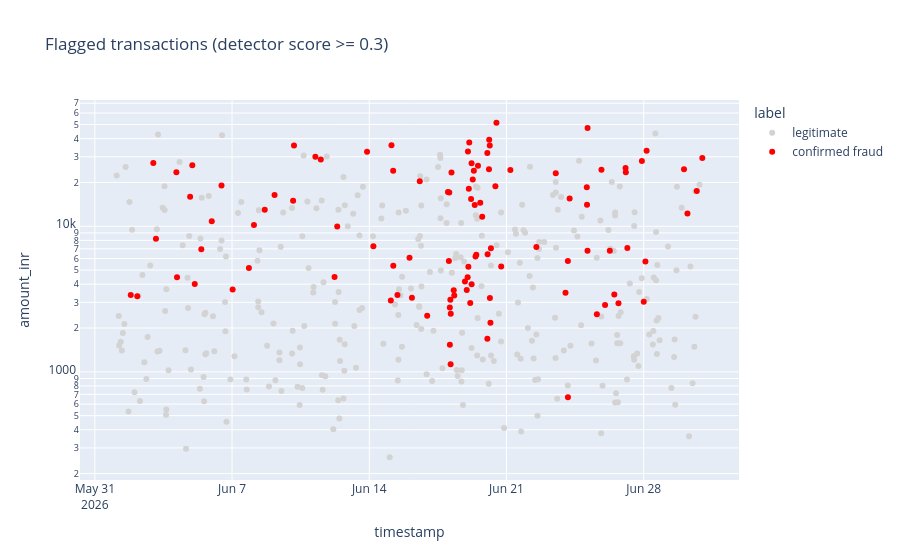
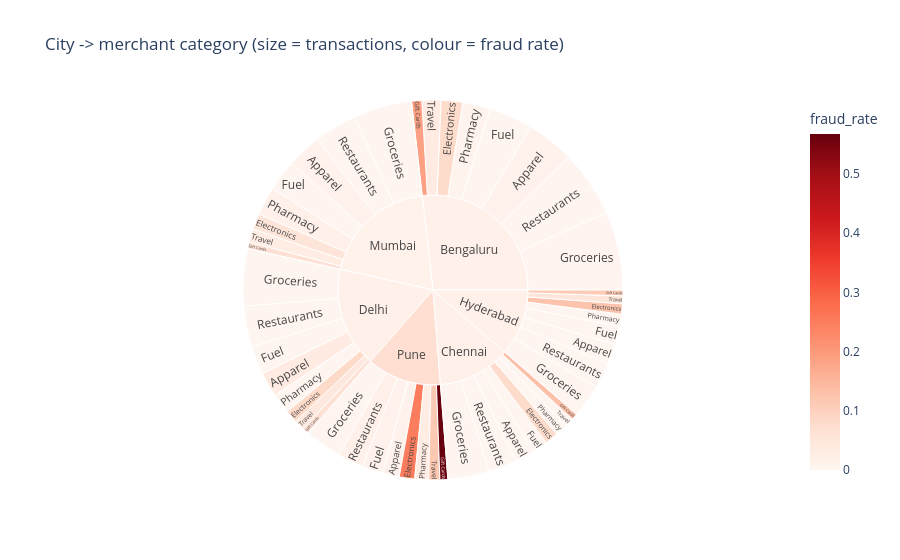

The notebook cell these images were saved under, in order:
### Markdown cell above
## Task 5 — An Interactive Tool for the Investigators (Request #5)

**Real-world usage:** Investigators triage flagged cases themselves with zoom, filter and hover-for-details.

**Why this technique:** **Details-on-demand / tooltips** (Slides 22–23), **dynamic queries** (Slide 15) and **drill-down**
(Slide 24) — Shneiderman's mantra as an actual tool.

**TODO:**
1. Interactive scatter (plotly) of all transactions with `detector_score >= 0.3`: x = timestamp, y = amount (log),
   colour = `label`, with a tooltip showing txn_id, customer, city, category, distance and score. Set `dragmode="select"`.
2. Interactive **sunburst** for drill-down: city → merchant category, sized by transaction count, coloured by fraud rate.

### Code cell
# TODO 1
flagged = tx[tx.detector_score >= 0.3].copy()
fig1 = px.scatter(flagged, x="timestamp", y="amount_inr", log_y=True, color="label",
                  color_discrete_map={"confirmed fraud": "red", "legitimate": "lightgrey"},
                  hover_data=["txn_id", "customer_id", "city", "merchant_category", "distance_from_home_km", "detector_score"],
                  title="Flagged transactions (detector score >= 0.3)")
fig1.update_layout(dragmode="select")
fig1.show()

# TODO 2
sb = tx.groupby(["city", "merchant_category"]).agg(n=("txn_id", "size"), fraud_rate=("is_fraud", "mean")).reset_index()
fig2 = px.sunburst(sb, path=["city", "merchant_category"], values="n", color="fraud_rate", color_continuous_scale="Reds",
                   title="City -> merchant category (size = transactions, colour = fraud rate)")
fig2.show()

### Figure 1 — Plotly figure (JSON) as saved in the notebook; plotly's stock layout.template omitted (floating-point values rounded to 4 significant figures; data arrays with more than 128 entries replaced by an {"elided": "..."} marker saying what was removed)
{"data": [{"customdata": {"elided": "297x6 mixed values"}, "hovertemplate": "label=legitimate<br>timestamp=%{x}<br>amount_inr=%{y}<br>txn_id=%{customdata[0]}<br>customer_id=%{customdata[1]}<br>city=%{customdata[2]}<br>merchant_category=%{customdata[3]}<br>distance_from_home_km=%{customdata[4]}<br>detector_score=%{customdata[5]}<extra></extra>", "legendgroup": "legitimate", "marker": {"color": "lightgrey", "symbol": "circle"}, "mode": "markers", "name": "legitimate", "orientation": "v", "showlegend": true, "type": "scatter", "x": {"elided": "297 str values"}, "xaxis": "x", "y": {"elided": "297 float values"}, "yaxis": "y"}, {"customdata": {"elided": "104x6 mixed values"}, "hovertemplate": "label=confirmed fraud<br>timestamp=%{x}<br>amount_inr=%{y}<br>txn_id=%{customdata[0]}<br>customer_id=%{customdata[1]}<br>city=%{customdata[2]}<br>merchant_category=%{customdata[3]}<br>distance_from_home_km=%{customdata[4]}<br>detector_score=%{customdata[5]}<extra></extra>", "legendgroup": "confirmed fraud", "marker": {"color": "red", "symbol": "circle"}, "mode": "markers", "name": "confirmed fraud", "orientation": "v", "showlegend": true, "type": "scatter", "x": ["2026-06-01T19:58:00.000000", "2026-06-02T04:00:00.000000", "2026-06-02T23:35:00.000000", "2026-06-03T02:50:00.000000", "2026-06-04T03:50:00.000000", "2026-06-04T04:37:00.000000", "2026-06-04T20:39:00.000000", "2026-06-04T23:20:00.000000", "2026-06-05T02:20:00.000000", "2026-06-05T10:21:00.000000", "2026-06-05T23:08:00.000000", "2026-06-06T11:04:00.000000", "2026-06-07T00:43:00.000000", "2026-06-07T20:38:00.000000", "2026-06-08T02:48:00.000000", "2026-06-08T16:02:00.000000", "2026-06-09T04:02:00.000000", "2026-06-10T02:44:00.000000", "2026-06-10T03:50:00.000000", "2026-06-11T06:01:00.000000", "2026-06-11T12:38:00.000000", "2026-06-12T05:28:00.000000", "2026-06-12T08:46:00.000000", "2026-06-13T21:16:00.000000", "2026-06-14T05:02:00.000000", "2026-06-15T02:22:00.000000", "2026-06-15T03:10:00.000000", "2026-06-15T05:24:00.000000", "2026-06-15T05:14:00.000000", "2026-06-15T10:29:00.000000", "2026-06-16T01:16:00.000000", "2026-06-16T04:13:00.000000", "2026-06-16T13:50:00.000000", "2026-06-16T22:54:00.000000", "2026-06-18T00:19:00.000000", "2026-06-18T01:55:00.000000", "2026-06-18T01:28:00.000000", "2026-06-18T02:37:00.000000", "2026-06-18T02:40:00.000000", "2026-06-18T03:45:00.000000", "2026-06-18T03:16:00.000000", "2026-06-18T03:36:00.000000", "2026-06-18T04:39:00.000000", "2026-06-18T07:24:00.000000", "2026-06-18T08:02:00.000000", "2026-06-18T21:07:00.000000", "2026-06-18T23:20:00.000000", "2026-06-19T00:47:00.000000", "2026-06-19T00:25:00.000000", "2026-06-19T01:53:00.000000", "2026-06-19T01:19:00.000000", "2026-06-19T02:26:00.000000", "2026-06-19T03:35:00.000000", "2026-06-19T04:38:00.000000", "2026-06-19T05:17:00.000000", "2026-06-19T05:13:00.000000", "2026-06-19T06:41:00.000000", "2026-06-19T08:02:00.000000", "2026-06-19T09:08:00.000000", "2026-06-19T10:04:00.000000", "2026-06-19T11:01:00.000000", "2026-06-19T13:04:00.000000", "2026-06-19T15:52:00.000000", "2026-06-19T18:14:00.000000", "2026-06-20T00:35:00.000000", "2026-06-20T00:32:00.000000", "2026-06-20T00:53:00.000000", "2026-06-20T02:33:00.000000", "2026-06-20T02:49:00.000000", "2026-06-20T03:41:00.000000", "2026-06-20T03:32:00.000000", "2026-06-20T04:21:00.000000", "2026-06-20T04:55:00.000000", "2026-06-20T10:24:00.000000", "2026-06-20T11:41:00.000000", "2026-06-20T17:29:00.000000", "2026-06-21T04:44:00.000000", "2026-06-22T12:34:00.000000", "2026-06-23T12:18:00.000000", "2026-06-24T00:14:00.000000", "2026-06-24T03:13:00.000000", "2026-06-24T03:09:00.000000", "2026-06-24T05:16:00.000000", "2026-06-25T02:18:00.000000", "2026-06-25T02:35:00.000000", "2026-06-25T03:16:00.000000", "2026-06-25T03:10:00.000000", "2026-06-25T14:37:00.000000", "2026-06-25T20:14:00.000000", "2026-06-26T00:41:00.000000", "2026-06-26T06:30:00.000000", "2026-06-26T11:59:00.000000", "2026-06-26T17:05:00.000000", "2026-06-27T01:45:00.000000", "2026-06-27T02:06:00.000000", "2026-06-27T03:57:00.000000", "2026-06-27T21:46:00.000000", "2026-06-28T00:02:00.000000", "2026-06-28T02:05:00.000000", "2026-06-28T03:32:00.000000", "2026-06-30T01:21:00.000000", "2026-06-30T05:32:00.000000", "2026-06-30T16:57:00.000000", "2026-06-30T23:43:00.000000"], "xaxis": "x", "y": [3369.0, 3309.0, 27170.0, 8198.0, 23460.0, 4462.0, 15920.0, 26220.0, 4015.0, 6960.0, 10830.0, 19060.0, 3682.0, 5160.0, 10220.0, 12970.0, 16400.0, 14980.0, 35900.0, 30060.0, 28720.0, 4474.0, 9949.0, 32550.0, 7277.0, 3087.0, 36030.0, 5347.0, 24060.0, 3368.0, 6090.0, 3227.0, 20360.0, 2430.0, 17180.0, 17050.0, 5772.0, 2771.0, 1535.0, 2505.0, 3126.0, 1126.0, 23420.0, 3630.0, 3339.0, 4182.0, 3649.0, 32690.0, 4465.0, 18120.0, 5278.0, 37680.0, 2976.0, 15420.0, 3996.0, 27060.0, 20980.0, 24100.0, 14010.0, 6209.0, 6379.0, 26010.0, 14520.0, 11610.0, 1689.0, 31880.0, 6432.0, 24600.0, 39340.0, 3214.0, 35840.0, 2172.0, 7066.0, 18840.0, 51420.0, 5302.0, 24350.0, 7206.0, 23100.0, 3488.0, 669.0, 5780.0, 15530.0, 18560.0, 14060.0, 47260.0, 6795.0, 2487.0, 24490.0, 2877.0, 6783.0, 3393.0, 2957.0, 25150.0, 23470.0, 7094.0, 28090.0, 3029.0, 5717.0, 33020.0, 24690.0, 12260.0, 17500.0, 29450.0], "yaxis": "y"}], "layout": {"dragmode": "select", "legend": {"title": {"text": "label"}, "tracegroupgap": 0}, "title": {"text": "Flagged transactions (detector score >= 0.3)"}, "xaxis": {"anchor": "y", "domain": [0.0, 1.0], "title": {"text": "timestamp"}}, "yaxis": {"anchor": "x", "domain": [0.0, 1.0], "title": {"text": "amount_inr"}, "type": "log"}}}

### Figure 2 — Plotly figure (JSON) as saved in the notebook; plotly's stock layout.template omitted (floating-point values rounded to 4 significant figures)
{"data": [{"branchvalues": "total", "customdata": [[0.008929], [0.07921], [0.0], [0.1875], [0.00271], [0.007752], [0.0], [0.03371], [0.0], [0.07937], [0.0], [0.1333], [0.0], [0.0], [0.0], [0.0], [0.03478], [0.08333], [0.0], [0.06667], [0.0], [0.0], [0.0], [0.04255], [0.0], [0.125], [0.0], [0.1111], [0.0], [0.0], [0.0], [0.05405], [0.01242], [0.05333], [0.0], [0.06667], [0.0], [0.01493], [0.0], [0.03175], [0.01282], [0.25], [0.01], [0.5676], [0.0], [0.03077], [0.01681], [0.1154], [0.01622], [0.01316], [0.0138], [0.01754], [0.01104], [0.07286]], "domain": {"x": [0.0, 1.0], "y": [0.0, 1.0]}, "hovertemplate": "labels=%{label}<br>n=%{value}<br>parent=%{parent}<br>id=%{id}<br>fraud_rate=%{color}<extra></extra>", "ids": ["Bengaluru/Apparel", "Bengaluru/Electronics", "Bengaluru/Fuel", "Bengaluru/Gift Cards", "Bengaluru/Groceries", "Bengaluru/Pharmacy", "Bengaluru/Restaurants", "Bengaluru/Travel", "Chennai/Apparel", "Chennai/Electronics", "Chennai/Fuel", "Chennai/Gift Cards", "Chennai/Groceries", "Chennai/Pharmacy", "Chennai/Restaurants", "Chennai/Travel", "Delhi/Apparel", "Delhi/Electronics", "Delhi/Fuel", "Delhi/Gift Cards", "Delhi/Groceries", "Delhi/Pharmacy", "Delhi/Restaurants", "Delhi/Travel", "Hyderabad/Apparel", "Hyderabad/Electronics", "Hyderabad/Fuel", "Hyderabad/Gift Cards", "Hyderabad/Groceries", "Hyderabad/Pharmacy", "Hyderabad/Restaurants", "Hyderabad/Travel", "Mumbai/Apparel", "Mumbai/Electronics", "Mumbai/Fuel", "Mumbai/Gift Cards", "Mumbai/Groceries", "Mumbai/Pharmacy", "Mumbai/Restaurants", "Mumbai/Travel", "Pune/Apparel", "Pune/Electronics", "Pune/Fuel", "Pune/Gift Cards", "Pune/Groceries", "Pune/Pharmacy", "Pune/Restaurants", "Pune/Travel", "Bengaluru", "Chennai", "Delhi", "Hyderabad", "Mumbai", "Pune"], "labels": ["Apparel", "Electronics", "Fuel", "Gift Cards", "Groceries", "Pharmacy", "Restaurants", "Travel", "Apparel", "Electronics", "Fuel", "Gift Cards", "Groceries", "Pharmacy", "Restaurants", "Travel", "Apparel", "Electronics", "Fuel", "Gift Cards", "Groceries", "Pharmacy", "Restaurants", "Travel", "Apparel", "Electronics", "Fuel", "Gift Cards", "Groceries", "Pharmacy", "Restaurants", "Travel", "Apparel", "Electronics", "Fuel", "Gift Cards", "Groceries", "Pharmacy", "Restaurants", "Travel", "Apparel", "Electronics", "Fuel", "Gift Cards", "Groceries", "Pharmacy", "Restaurants", "Travel", "Bengaluru", "Chennai", "Delhi", "Hyderabad", "Mumbai", "Pune"], "marker": {"coloraxis": "coloraxis", "colors": [0.008929, 0.07921, 0.0, 0.1875, 0.00271, 0.007752, 0.0, 0.03371, 0.0, 0.07937, 0.0, 0.1333, 0.0, 0.0, 0.0, 0.0, 0.03478, 0.08333, 0.0, 0.06667, 0.0, 0.0, 0.0, 0.04255, 0.0, 0.125, 0.0, 0.1111, 0.0, 0.0, 0.0, 0.05405, 0.01242, 0.05333, 0.0, 0.06667, 0.0, 0.01493, 0.0, 0.03175, 0.01282, 0.25, 0.01, 0.5676, 0.0, 0.03077, 0.01681, 0.1154, 0.01622, 0.01316, 0.0138, 0.01754, 0.01104, 0.07286]}, "name": "", "parents": ["Bengaluru", "Bengaluru", "Bengaluru", "Bengaluru", "Bengaluru", "Bengaluru", "Bengaluru", "Bengaluru", "Chennai", "Chennai", "Chennai", "Chennai", "Chennai", "Chennai", "Chennai", "Chennai", "Delhi", "Delhi", "Delhi", "Delhi", "Delhi", "Delhi", "Delhi", "Delhi", "Hyderabad", "Hyderabad", "Hyderabad", "Hyderabad", "Hyderabad", "Hyderabad", "Hyderabad", "Hyderabad", "Mumbai", "Mumbai", "Mumbai", "Mumbai", "Mumbai", "Mumbai", "Mumbai", "Mumbai", "Pune", "Pune", "Pune", "Pune", "Pune", "Pune", "Pune", "Pune", "", "", "", "", "", ""], "type": "sunburst", "values": [224.0, 101.0, 208.0, 48.0, 369.0, 129.0, 312.0, 89.0, 95.0, 63.0, 71.0, 30.0, 195.0, 57.0, 131.0, 42.0, 115.0, 60.0, 134.0, 30.0, 269.0, 96.0, 191.0, 47.0, 94.0, 48.0, 87.0, 27.0, 155.0, 57.0, 122.0, 37.0, 161.0, 75.0, 148.0, 30.0, 275.0, 134.0, 201.0, 63.0, 78.0, 72.0, 100.0, 37.0, 177.0, 65.0, 119.0, 52.0, 1480.0, 684.0, 942.0, 627.0, 1087.0, 700.0]}], "layout": {"coloraxis": {"autocolorscale": false, "colorbar": {"title": {"text": "fraud_rate"}}, "colorscale": [[0.0, "rgb(255,245,240)"], [0.125, "rgb(254,224,210)"], [0.25, "rgb(252,187,161)"], [0.375, "rgb(252,146,114)"], [0.5, "rgb(251,106,74)"], [0.625, "rgb(239,59,44)"], [0.75, "rgb(203,24,29)"], [0.875, "rgb(165,15,21)"], [1.0, "rgb(103,0,13)"]]}, "legend": {"tracegroupgap": 0}, "title": {"text": "City -> merchant category (size = transactions, colour = fraud rate)"}}}
